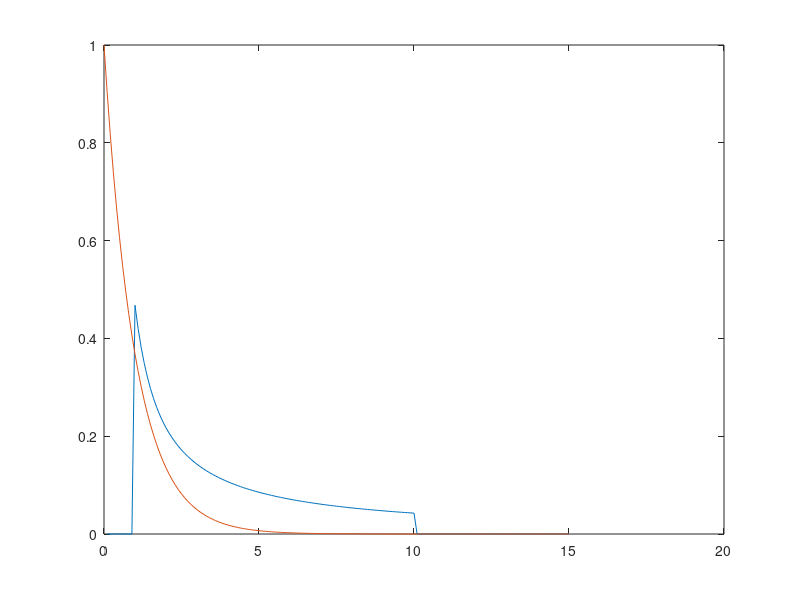

Write the MATLAB code that produced this figure.
function [] = problem1()

    dx = 0.1;
    x = 0:dx:15;
    mu = 1;
    y = exppdf(x, mu);
    lambda = 0.4267;
    f=(lambda*exp(-x/lambda)+lambda./x).*(x>=1&x<=10);
    plot(x,f, x, y)

end

